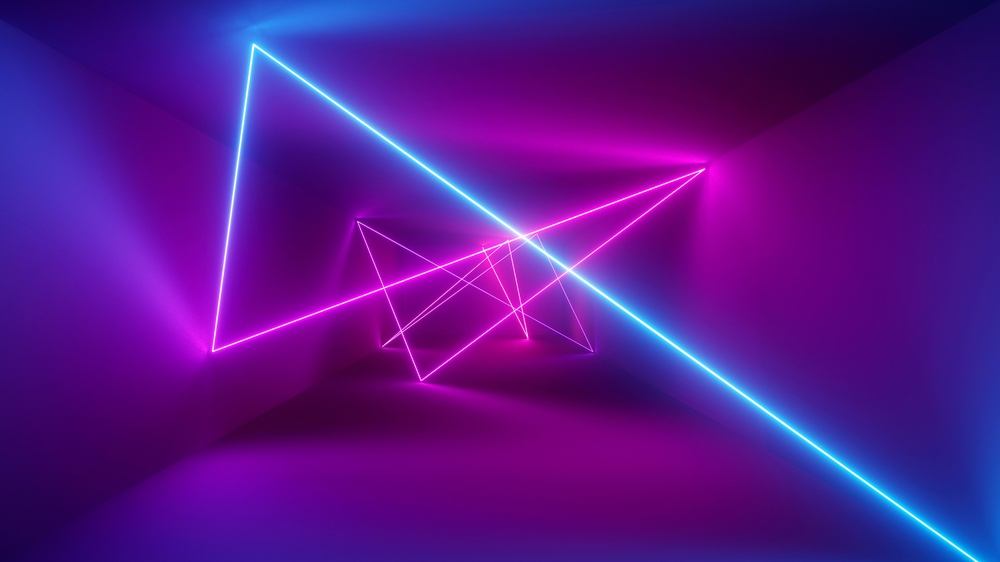
#> input picture Report/examples/rp1/wallpaper2.jpg, 1000 x 562 px, shrunk from 3840 x 2160 before the run
$ python canny-edge.py
#> lines starting #> are read from the running program, lines starting #| are printed output that depends on the picture; after the words box and inside, x2 and y2 are one past the last pixel; in counts of white or black regions, pixels touching at a corner belong together
import numpy as np
import cv2 as cv
from matplotlib import pyplot as plt
img = cv.imread('wallpaper2.jpg',0)
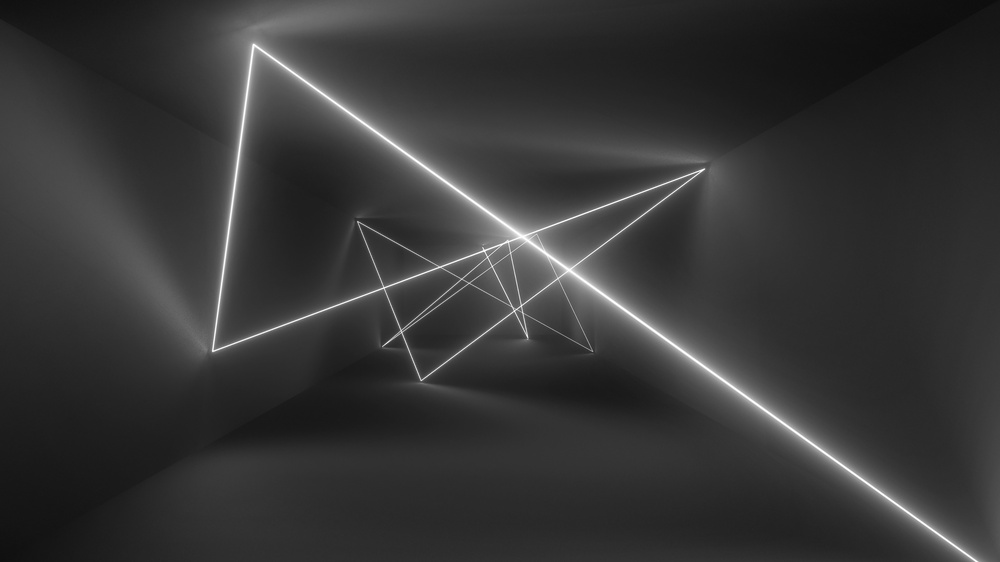
#> img: shape (562, 1000); min 13, max 255, mean 54
edges = cv.Canny(img,100,300)
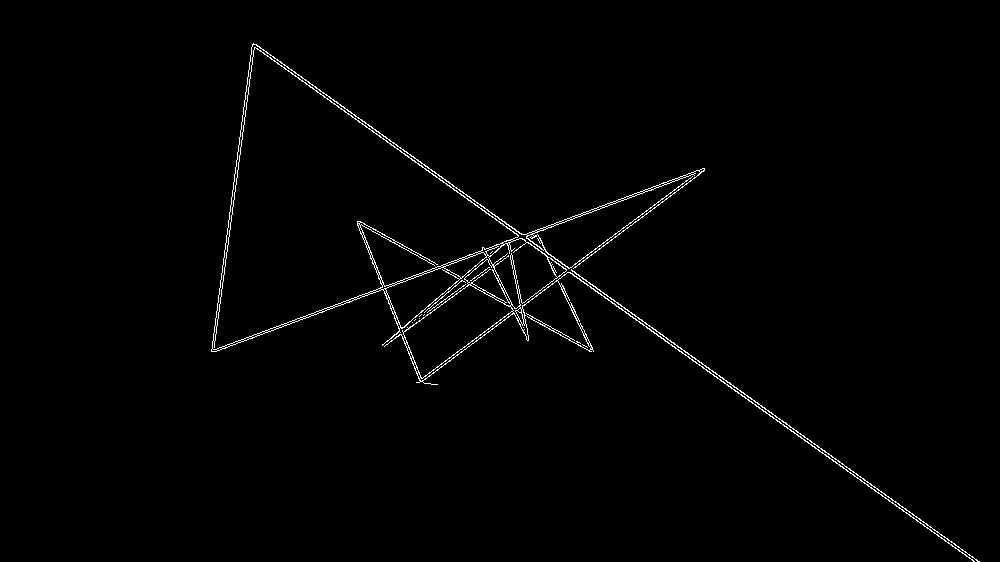
#> edges: shape (562, 1000); 1.1% white in thin lines or dots, all inside (x1, y1, x2, y2) = (211, 43, 980, 562)
plt.subplot(121),plt.imshow(img,cmap = 'gray')
plt.title('Original Image'), plt.xticks([]), plt.yticks([])
plt.subplot(122),plt.imshow(edges,cmap = 'gray')
plt.title('Edge Image'), plt.xticks([]), plt.yticks([])
plt.show()
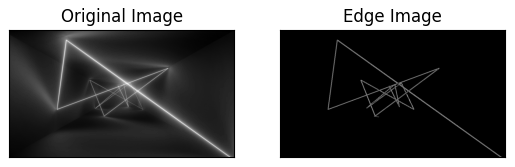
#> figure drawn by matplotlib, 2 panels
